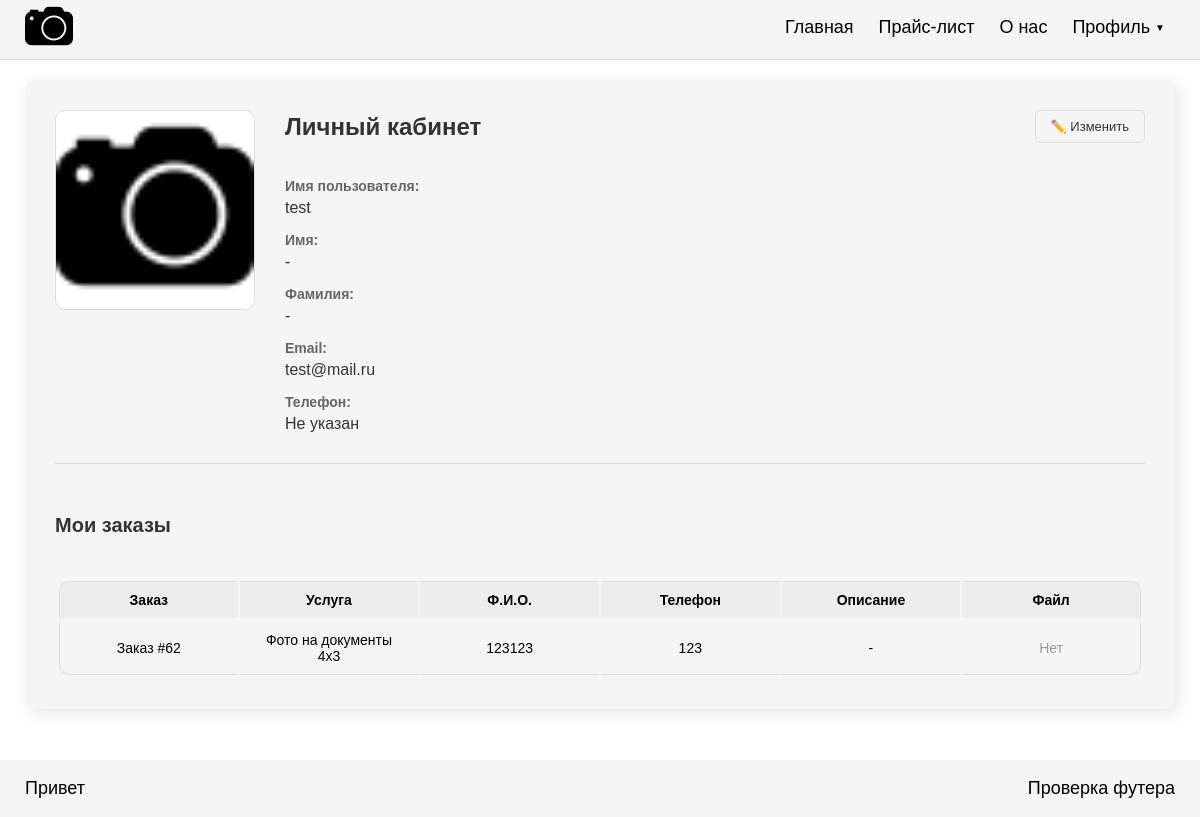
Screenshot of /profile/ (signed in) with the database file from the repository.
### kopykop/models.py (models this page shows, shortened)
class Profile(models.Model):
    user = models.OneToOneField(User, on_delete=models.CASCADE, related_name='profile')
    phone = models.CharField(max_length=15, verbose_name="Телефон", blank=True, null=True)
    avatar = models.ImageField(upload_to='avatars/%Y/%m/%d/', verbose_name="Аватарка", null=True, blank=True)
    class Meta:
        verbose_name = "Профиль"
        verbose_name_plural = "Профили"

class Orders(models.Model):
    name = models.ForeignKey(PriceList, on_delete=models.CASCADE, related_name='names')
    user = models.ForeignKey(User, on_delete=models.CASCADE, related_name='orders', null=True, blank=True)
    orders_name = models.CharField(max_length=100, verbose_name="Название заказа", null=True, blank=True)
    number = models.CharField(max_length=15, verbose_name="Номер телефона", null=True, blank=True)
    fio = models.CharField(max_length=100, verbose_name="Ф.И", blank=True, null=True)
    description = models.CharField(max_length=200, verbose_name="Дополнительная информация", null=True, blank=True)
    file = models.FileField(upload_to=order_file_path, verbose_name="Файл", max_length=255, null=True, blank=True)
    class Meta:
        ordering = ('id', )
        verbose_name = "Заказ"
        verbose_name_plural = "Заказы"

class PriceList(models.Model):
    name = models.CharField(max_length=100, verbose_name="Наименование услуги", null=True, blank=True)
    count = models.CharField(max_length=10, verbose_name="Стоимость", null=True, blank=True)
    class Meta:
        ordering = ('id', )
        verbose_name = 'Услуга'
        verbose_name_plural = 'Услуги'

### kopykop/views.py (the view)
# urls.py: path('profile/', views.profile, name='profile'),
def profile(request):
    if not request.user.is_authenticated:
        return redirect('login')
    profile, created = Profile.objects.get_or_create(user=request.user)
    if request.method == 'POST':
        form = ProfileForm(request.POST, request.FILES, instance=profile)
        if form.is_valid():
            form.save()
            return redirect('profile')
    else:
        form = ProfileForm(instance=profile)
    user_orders = Orders.objects.filter(user=request.user).order_by('-id')
    return render(request, 'profile.html', {
        'user_orders': user_orders,
        'form': form
    })

### templates/profile.html (shortened to what this page needs)
<!DOCTYPE html>
{% load static %}
<html lang="en">
<head>
    <link rel="stylesheet" href="{% static 'css/style.css' %}">
</head>
<body>
    <header>
        {% include 'header.html' %}
    </header>
    <div class="container-profile">
        <div class="profile-card">
            <div class="profile-main">
                <div class="profile-image">
                    {% if user.profile.avatar %}
                    <img src="{{ user.profile.avatar.url }}" alt="Аватар">
                    {% else %}
                    <img src="{% static 'images/logo.png' %}" alt="Аватар">
                    {% endif %}
                </div>
                <div class="profile-info">
                    <div class="profile-header">
                        <h2>Личный кабинет</h2>
                        <button class="edit-profile-btn" onclick="toggleEditForm()">
                            ✏️ Изменить
                        </button>
                    </div>
                    <div class="profile-view">
                        <div class="profile-field">
                            <span class="profile-label">Имя пользователя:</span>
                            <span class="profile-value">{{ user.username }}</span>
                        </div>
                        <div class="profile-field">
                            <span class="profile-label">Имя:</span>
                            <span class="profile-value">{{ user.first_name|default:"-" }}</span>
                        </div>
                        <div class="profile-field">
                            <span class="profile-label">Фамилия:</span>
                            <span class="profile-value">{{ user.last_name|default:"-" }}</span>
                        </div>
                        <div class="profile-field">
                            <span class="profile-label">Email:</span>
                            <span class="profile-value">{{ user.email|default:"Не указан" }}</span>
                        </div>
                        <div class="profile-field">
                            <span class="profile-label">Телефон:</span>
                            <span class="profile-value">{{ user.profile.phone|default:"Не указан" }}</span>
                        </div>
                    </div>
                </div>
            </div>
            <div class="profile-orders">
                <h3>Мои заказы</h3>
                {% if user_orders %}
                <div class="table-container">
                    <table class="table">
                        <thead>
                            <tr>
                                <th>Заказ</th>
                                <th>Услуга</th>
                                <th>Ф.И.О.</th>
                                <th>Телефон</th>
                                <th>Описание</th>
                                <th>Файл</th>
                            </tr>
                        </thead>
                        <tbody>
                            {% for order in user_orders %}
                            <tr>
                                <td>{{ order.orders_name }}</td>
                                <td>{{ order.name.name }}</td>
                                <td>{{ order.fio|default:"-" }}</td>
                                <td>{{ order.number|default:"-" }}</td>
                                <td>{{ order.description|default:"-" }}</td>
                                <td>{% if order.file %}
                                    <a href="{{ order.file.url }}" download="{{ order.file.name|slice:'8:' }}"
                                        class="file-download">
                                        Скачать
                                    </a>
                                    {% else %}
                                    <span style=" color: #999;">Нет</span>
                                    {% endif %}
                                </td>
                            </tr>
                            {% endfor %}
                        </tbody>
                    </table>
                </div>
                {% else %}
                <p class="no-orders">У вас пока нет заказов</p>
                {% endif %}
            </div>
        </div>
    </div>
    <footer>
        {% include 'footer.html' %}
    </footer>
</body>
</html>

### kopykop/static/css/style.css (style rules this page uses)
* { box-sizing: border-box; }
html, body { padding: 0; margin: 0; font-family: "Source Sans Pro", Arial, sans-serif; font-weight: normal; font-size: 18px; }
header { width: 100%; min-height: 60px; display: flex; justify-content: center; position: relative; background-color: #f5f5f5; border-bottom: 1px solid #ddd; }
.table { width: 100%; min-width: 1100px; border: none; margin-bottom: 20px; margin-top: 20px; border-collapse: separate; min-width: 300px; }
.table thead th { font-weight: bold; text-align: center; border: none; padding: 10px 15px; background: #EDEDED; font-size: 14px; border-top: 1px solid #ddd; vertical-align: middle; }
.table tr th:first-child, .table tr td:first-child { border-left: 1px solid #ddd; }
.table tr th:last-child, .table tr td:last-child { border-right: 1px solid #ddd; }
.table thead tr th:first-child { border-radius: 10px 0 0 0; }
.table thead tr th:last-child { border-radius: 0 10px 0 0; }
.table tbody td { text-align: center; border: 1 px solid #C0C0C0; padding: 10px 15px; font-size: 14px; vertical-align: middle; word-break: break-word; }
.table tbody tr:last-child td { border-bottom: 1px solid #ddd; }
.table tbody tr:last-child td:first-child { border-radius: 0 0 0 10px; }
.table tbody tr:last-child td:last-child { border-radius: 0 0 10px 0; }
.table-container { overflow-x: auto; display: block; border-radius: 10px; }
.table-container .table { margin-bottom: 0; min-width: 0; border-collapse: separate; border-radius: 10px; overflow: hidden; }
.table-container .table thead { display: table; width: 100%; table-layout: fixed; }
.table-container .table tbody { display: block; max-height: 320px; overflow-y: auto; }
.table-container .table tbody tr { display: table; width: 100%; table-layout: fixed; }
.table-container .table thead th, .table-container .table tbody td { width: 25%; }
.table-container .table tbody tr:last-child td { border-bottom: 1px solid #ddd; }
.table-container .table tbody tr:last-child td:first-child { border-radius: 0 0 0 10px; }
.table-container .table tbody tr:last-child td:last-child { border-radius: 0 0 10px 0; }
.container-profile { display: block; width: 100%; max-width: 1150px; margin: 20px auto; min-height: calc(100vh - 140px); }
.profile-card { background-color: #f5f5f5; border-radius: 10px; box-shadow: 4px 4px 15px rgba(0, 0, 0, 0.1); padding: 30px; }
.profile-main { display: flex; gap: 30px; margin-bottom: 30px; padding-bottom: 30px; border-bottom: 1px solid #ddd; }
.profile-image { flex-shrink: 0; width: 200px; height: 200px; border-radius: 10px; overflow: hidden; border: 1px solid #ddd; background-color: #fff; }
.profile-image img { width: 100%; height: 100%; object-fit: cover; }
.profile-info { flex: 1; display: flex; flex-direction: column; gap: 15px; }
.profile-info h2 { margin: 0 0 10px 0; font-size: 24px; color: #333; }
.profile-field { display: flex; flex-direction: column; gap: 5px; }
.profile-label { font-size: 14px; color: #666; font-weight: 600; }
.profile-value { font-size: 16px; color: #333; }
.profile-orders h3 { margin: 0 0 20px 0; font-size: 20px; color: #333; padding-top: 20px; }
.profile-orders .table { min-width: 0; }
.profile-orders .table thead th, .profile-orders .table tbody td { width: 25%; }
.profile-header { display: flex; justify-content: space-between; align-items: center; margin-bottom: 20px; }
.profile-header h2 { margin: 0; }
.edit-profile-btn { padding: 8px 15px; font-size: 13px; background-color: #f5f5f5; color: #333; border: 1px solid #ddd; border-radius: 5px; cursor: pointer; transition: all 0.3s; display: flex; align-items: center; gap: 5px; }
.profile-view { display: flex; flex-direction: column; gap: 15px; }

### rows the page displays
Orders: orders_name "Заказ #62", name.name "Фото на документы 4x3", fio "123123", number "123", description "-", shows "Нет"

### other values shown
{{ user.username }} "test"
{{ user.first_name|default:"-" }} "-"
{{ user.last_name|default:"-" }} "-"
{{ user.email|default:"Не указан" }} "test@mail.ru"
{{ user.profile.phone|default:"Не указан" }} "Не указан"
